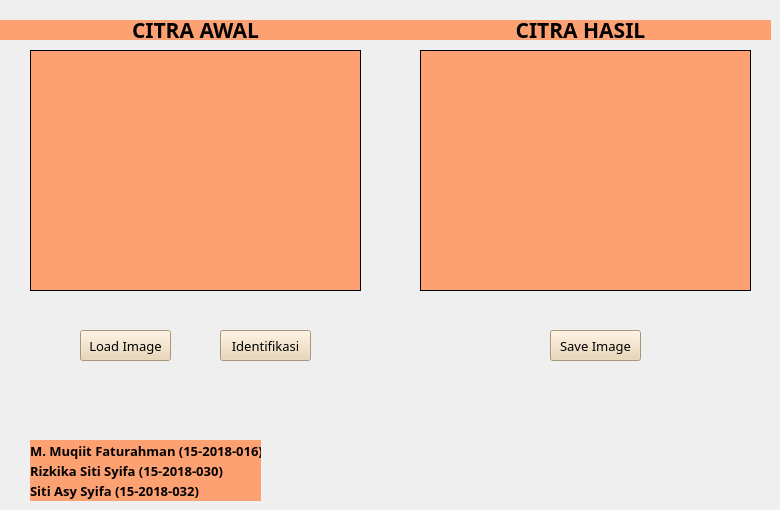
  <widget class="QWidget" name="centralwidget">
   <widget class="QLabel" name="imgLabel">
    <property name="geometry">
     <rect>
      <x>30</x>
      <y>50</y>
      <width>331</width>
      <height>241</height>
     </rect>
    </property>
    <property name="styleSheet">
     <string notr="true">background-color: rgb(253, 161, 114);</string>
    </property>
    <property name="frameShape">
     <enum>QFrame::Box</enum>
    </property>
    <property name="text">
     <string/>
    </property>
   </widget>
   <widget class="QLabel" name="hasilLabel">
    <property name="geometry">
     <rect>
      <x>420</x>
      <y>50</y>
      <width>331</width>
      <height>241</height>
     </rect>
    </property>
    <property name="styleSheet">
     <string notr="true">background-color: rgb(253, 161, 114);</string>
    </property>
    <property name="frameShape">
     <enum>QFrame::Box</enum>
    </property>
    <property name="text">
     <string/>
    </property>
   </widget>
   <widget class="QPushButton" name="btnLoad">
    <property name="geometry">
     <rect>
      <x>80</x>
      <y>330</y>
      <width>91</width>
      <height>31</height>
     </rect>
    </property>
    <property name="palette">
     <palette>
      <active>
       <colorrole role="WindowText">
        <brush brushstyle="SolidPattern">
         <color alpha="255">
          <red>0</red>
          <green>0</green>
          <blue>0</blue>
         </color>
        </brush>
       </colorrole>
       <colorrole role="Button">
        <brush brushstyle="SolidPattern">
         <color alpha="255">
          <red>234</red>
          <green>210</green>
          <blue>172</blue>
         </color>
        </brush>
       </colorrole>
       <colorrole role="Light">
        <brush brushstyle="SolidPattern">
         <color alpha="255">
          <red>137</red>
          <green>0</green>
          <blue>0</blue>
         </color>
        </brush>
       </colorrole>
       <colorrole role="Midlight">
        <brush brushstyle="SolidPattern">
         <color alpha="255">
          <red>114</red>
          <green>0</green>
          <blue>0</blue>
         </color>
        </brush>
       </colorrole>
       <colorrole role="Dark">
        <brush brushstyle="SolidPattern">
         <color alpha="255">
          <red>45</red>
          <green>0</green>
          <blue>0</blue>
         </color>
        </brush>
       </colorrole>
       <colorrole role="Mid">
        <brush brushstyle="SolidPattern">
         <color alpha="255">
          <red>60</red>
          <green>0</green>
          <blue>0</blue>
         </color>
        </brush>
       </colorrole>
       <colorrole role="Text">
        <brush brushstyle="SolidPattern">
         <color alpha="255">
          <red>0</red>
          <green>0</green>
          <blue>0</blue>
         </color>
        </brush>
       </colorrole>
       <colorrole role="BrightText">
        <brush brushstyle="SolidPattern">
         <color alpha="255">
          <red>255</red>
          <green>255</green>
          <blue>255</blue>
         </color>
        </brush>
       </colorrole>
       <colorrole role="ButtonText">
        <brush brushstyle="SolidPattern">
         <color alpha="255">
          <red>0</red>
          <green>0</green>
          <blue>0</blue>
         </color>
        </brush>
       </colorrole>
       <colorrole role="Base">
        <brush brushstyle="SolidPattern">
         <color alpha="255">
          <red>234</red>
          <green>210</green>
          <blue>172</blue>
         </color>
        </brush>
       </colorrole>
       <colorrole role="Window">
        <brush brushstyle="SolidPattern">
         <color alpha="255">
          <red>234</red>
          <green>210</green>
          <blue>172</blue>
         </color>
        </brush>
       </colorrole>
       <colorrole role="Shadow">
        <brush brushstyle="SolidPattern">
         <color alpha="255">
          <red>0</red>
          <green>0</green>
          <blue>0</blue>
         </color>
        </brush>
       </colorrole>
       <colorrole role="AlternateBase">
        <brush brushstyle="SolidPattern">
         <color alpha="255">
          <red>45</red>
          <green>0</green>
          <blue>0</blue>
         </color>
        </brush>
       </colorrole>
       <colorrole role="ToolTipBase">
        <brush brushstyle="SolidPattern">
         <color alpha="255">
          <red>255</red>
          <green>255</green>
          <blue>220</blue>
         </color>
        </brush>
       </colorrole>
       <colorrole role="ToolTipText">
        <brush brushstyle="SolidPattern">
         <color alpha="255">
          <red>0</red>
          <green>0</green>
          <blue>0</blue>
         </color>
        </brush>
       </colorrole>
       <colorrole role="PlaceholderText">
        <brush brushstyle="SolidPattern">
         <color alpha="128">
          <red>255</red>
          <green>255</green>
          <blue>255</blue>
         </color>
        </brush>
       </colorrole>
      </active>
      <inactive>
       <colorrole role="WindowText">
        <brush brushstyle="SolidPattern">
         <color alpha="255">
          <red>0</red>
          <green>0</green>
          <blue>0</blue>
         </color>
        </brush>
       </colorrole>
       <colorrole role="Button">
        <brush brushstyle="SolidPattern">
         <color alpha="255">
          <red>234</red>
          <green>210</green>
          <blue>172</blue>
         </color>
        </brush>
       </colorrole>
       <colorrole role="Light">
        <brush brushstyle="SolidPattern">
         <color alpha="255">
          <red>137</red>
          <green>0</green>
          <blue>0</blue>
         </color>
        </brush>
       </colorrole>
       <colorrole role="Midlight">
        <brush brushstyle="SolidPattern">
         <color alpha="255">
          <red>114</red>
          <green>0</green>
          <blue>0</blue>
         </color>
        </brush>
       </colorrole>
       <colorrole role="Dark">
        <brush brushstyle="SolidPattern">
         <color alpha="255">
          <red>45</red>
          <green>0</green>
          <blue>0</blue>
         </color>
        </brush>
       </colorrole>
       <colorrole role="Mid">
        <brush brushstyle="SolidPattern">
         <color alpha="255">
          <red>60</red>
          <green>0</green>
          <blue>0</blue>
         </color>
        </brush>
       </colorrole>
       <colorrole role="Text">
        <brush brushstyle="SolidPattern">
         <color alpha="255">
          <red>0</red>
          <green>0</green>
          <blue>0</blue>
         </color>
        </brush>
       </colorrole>
       <colorrole role="BrightText">
        <brush brushstyle="SolidPattern">
         <color alpha="255">
          <red>255</red>
          <green>255</green>
          <blue>255</blue>
         </color>
        </brush>
       </colorrole>
       <colorrole role="ButtonText">
        <brush brushstyle="SolidPattern">
         <color alpha="255">
          <red>0</red>
          <green>0</green>
          <blue>0</blue>
         </color>
        </brush>
       </colorrole>
       <colorrole role="Base">
        <brush brushstyle="SolidPattern">
         <color alpha="255">
          <red>234</red>
          <green>210</green>
          <blue>172</blue>
         </color>
        </brush>
       </colorrole>
       <colorrole role="Window">
        <brush brushstyle="SolidPattern">
         <color alpha="255">
          <red>234</red>
          <green>210</green>
          <blue>172</blue>
         </color>
        </brush>
       </colorrole>
       <colorrole role="Shadow">
        <brush brushstyle="SolidPattern">
         <color alpha="255">
          <red>0</red>
          <green>0</green>
          <blue>0</blue>
         </color>
        </brush>
       </colorrole>
       <colorrole role="AlternateBase">
        <brush brushstyle="SolidPattern">
         <color alpha="255">
          <red>45</red>
          <green>0</green>
          <blue>0</blue>
         </color>
        </brush>
       </colorrole>
       <colorrole role="ToolTipBase">
        <brush brushstyle="SolidPattern">
         <color alpha="255">
          <red>255</red>
          <green>255</green>
          <blue>220</blue>
         </color>
        </brush>
       </colorrole>
       <colorrole role="ToolTipText">
        <brush brushstyle="SolidPattern">
         <color alpha="255">
          <red>0</red>
          <green>0</green>
          <blue>0</blue>
         </color>
        </brush>
       </colorrole>
       <colorrole role="PlaceholderText">
        <brush brushstyle="SolidPattern">
         <color alpha="128">
          <red>255</red>
          <green>255</green>
          <blue>255</blue>
         </color>
        </brush>
       </colorrole>
      </inactive>
      <disabled>
       <colorrole role="WindowText">
        <brush brushstyle="SolidPattern">
         <color alpha="255">
          <red>0</red>
          <green>0</green>
          <blue>0</blue>
         </color>
        </brush>
       </colorrole>
       <colorrole role="Button">
        <brush brushstyle="SolidPattern">
         <color alpha="255">
          <red>234</red>
          <green>210</green>
          <blue>172</blue>
         </color>
        </brush>
       </colorrole>
       <colorrole role="Light">
        <brush brushstyle="SolidPattern">
         <color alpha="255">
          <red>137</red>
          <green>0</green>
          <blue>0</blue>
         </color>
        </brush>
       </colorrole>
       <colorrole role="Midlight">
        <brush brushstyle="SolidPattern">
         <color alpha="255">
          <red>114</red>
          <green>0</green>
          <blue>0</blue>
         </color>
        </brush>
       </colorrole>
       <colorrole role="Dark">
        <brush brushstyle="SolidPattern">
         <color alpha="255">
          <red>45</red>
          <green>0</green>
          <blue>0</blue>
         </color>
        </brush>
       </colorrole>
       <colorrole role="Mid">
        <brush brushstyle="SolidPattern">
         <color alpha="255">
          <red>60</red>
          <green>0</green>
          <blue>0</blue>
         </color>
        </brush>
       </colorrole>
       <colorrole role="Text">
        <brush brushstyle="SolidPattern">
         <color alpha="255">
          <red>0</red>
          <green>0</green>
          <blue>0</blue>
         </color>
        </brush>
       </colorrole>
       <colorrole role="BrightText">
        <brush brushstyle="SolidPattern">
         <color alpha="255">
          <red>255</red>
          <green>255</green>
          <blue>255</blue>
         </color>
        </brush>
       </colorrole>
       <colorrole role="ButtonText">
        <brush brushstyle="SolidPattern">
         <color alpha="255">
          <red>0</red>
          <green>0</green>
          <blue>0</blue>
         </color>
        </brush>
       </colorrole>
       <colorrole role="Base">
        <brush brushstyle="SolidPattern">
         <color alpha="255">
          <red>234</red>
          <green>210</green>
          <blue>172</blue>
         </color>
        </brush>
       </colorrole>
       <colorrole role="Window">
        <brush brushstyle="SolidPattern">
         <color alpha="255">
          <red>234</red>
          <green>210</green>
          <blue>172</blue>
         </color>
        </brush>
       </colorrole>
       <colorrole role="Shadow">
        <brush brushstyle="SolidPattern">
         <color alpha="255">
          <red>0</red>
          <green>0</green>
          <blue>0</blue>
         </color>
        </brush>
       </colorrole>
       <colorrole role="AlternateBase">
        <brush brushstyle="SolidPattern">
         <color alpha="255">
          <red>91</red>
          <green>0</green>
          <blue>0</blue>
         </color>
        </brush>
       </colorrole>
       <colorrole role="ToolTipBase">
        <brush brushstyle="SolidPattern">
         <color alpha="255">
          <red>255</red>
          <green>255</green>
          <blue>220</blue>
         </color>
        </brush>
       </colorrole>
       <colorrole role="ToolTipText">
        <brush brushstyle="SolidPattern">
         <color alpha="255">
          <red>0</red>
          <green>0</green>
          <blue>0</blue>
         </color>
        </brush>
       </colorrole>
       <colorrole role="PlaceholderText">
        <brush brushstyle="SolidPattern">
         <color alpha="128">
          <red>255</red>
          <green>255</green>
          <blue>255</blue>
         </color>
        </brush>
       </colorrole>
      </disabled>
     </palette>
    </property>
    <property name="font">
     <font>
      <family>Gadugi</family>
      <pointsize>10</pointsize>
      <weight>50</weight>
      <bold>false</bold>
     </font>
    </property>
    <property name="styleSheet">
     <string notr="true">background-color: rgb(234, 210, 172);
color: rgb(0, 0, 0);</string>
    </property>
    <property name="text">
     <string>Load Image</string>
    </property>
   </widget>
   <widget class="QPushButton" name="btnSave">
    <property name="geometry">
     <rect>
      <x>550</x>
      <y>330</y>
      <width>91</width>
      <height>31</height>
     </rect>
    </property>
    <property name="font">
     <font>
      <family>Gadugi</family>
      <pointsize>10</pointsize>
     </font>
    </property>
    <property name="styleSheet">
     <string notr="true">background-color: rgb(234, 210, 172);
color: rgb(0, 0, 0);</string>
    </property>
    <property name="text">
     <string>Save Image</string>
    </property>
   </widget>
   <widget class="QLabel" name="label_citra_awal">
    <property name="geometry">
     <rect>
      <x>0</x>
      <y>20</y>
      <width>391</width>
      <height>20</height>
     </rect>
    </property>
    <property name="font">
     <font>
      <family>Gadugi</family>
      <pointsize>16</pointsize>
      <weight>75</weight>
      <bold>true</bold>
     </font>
    </property>
    <property name="layoutDirection">
     <enum>Qt::LeftToRight</enum>
    </property>
    <property name="styleSheet">
     <string notr="true">background-color: rgb(253, 161, 114);</string>
    </property>
    <property name="frameShape">
     <enum>QFrame::NoFrame</enum>
    </property>
    <property name="frameShadow">
     <enum>QFrame::Plain</enum>
    </property>
    <property name="text">
     <string>CITRA AWAL</string>
    </property>
    <property name="alignment">
     <set>Qt::AlignCenter</set>
    </property>
   </widget>
   <widget class="QLabel" name="label_citra_hasil">
    <property name="geometry">
     <rect>
      <x>390</x>
      <y>20</y>
      <width>381</width>
      <height>20</height>
     </rect>
    </property>
    <property name="font">
     <font>
      <family>Gadugi</family>
      <pointsize>16</pointsize>
      <weight>75</weight>
      <bold>true</bold>
     </font>
    </property>
    <property name="styleSheet">
     <string notr="true">background-color: rgb(253, 161, 114);</string>
    </property>
    <property name="text">
     <string>CITRA HASIL</string>
    </property>
    <property name="alignment">
     <set>Qt::AlignCenter</set>
    </property>
   </widget>
   <widget class="QPushButton" name="btnIdentifikasi">
    <property name="geometry">
     <rect>
      <x>220</x>
      <y>330</y>
      <width>91</width>
      <height>31</height>
     </rect>
    </property>
    <property name="font">
     <font>
      <family>Gadugi</family>
      <pointsize>10</pointsize>
     </font>
    </property>
    <property name="styleSheet">
     <string notr="true">background-color: rgb(234, 210, 172);</string>
    </property>
    <property name="text">
     <string>Identifikasi</string>
    </property>
   </widget>
   <widget class="QLabel" name="label">
    <property name="geometry">
     <rect>
      <x>30</x>
      <y>440</y>
      <width>231</width>
      <height>21</height>
     </rect>
    </property>
    <property name="font">
     <font>
      <family>Gadugi</family>
      <pointsize>10</pointsize>
      <weight>75</weight>
      <bold>true</bold>
     </font>
    </property>
    <property name="styleSheet">
     <string notr="true">background-color: rgb(204, 88, 1);
background-color: rgb(253, 161, 114);</string>
    </property>
    <property name="text">
     <string>M. Muqiit Faturahman (15-2018-016)</string>
    </property>
   </widget>
   <widget class="QLabel" name="label_2">
    <property name="geometry">
     <rect>
      <x>30</x>
      <y>460</y>
      <width>231</width>
      <height>21</height>
     </rect>
    </property>
    <property name="font">
     <font>
      <family>Gadugi</family>
      <pointsize>10</pointsize>
      <weight>75</weight>
      <bold>true</bold>
     </font>
    </property>
    <property name="styleSheet">
     <string notr="true">background-color: rgb(253, 161, 114);</string>
    </property>
    <property name="text">
     <string>Rizkika Siti Syifa (15-2018-030)</string>
    </property>
   </widget>
   <widget class="QLabel" name="label_3">
    <property name="geometry">
     <rect>
      <x>30</x>
      <y>480</y>
      <width>231</width>
      <height>21</height>
     </rect>
    </property>
    <property name="font">
     <font>
      <family>Gadugi</family>
      <pointsize>10</pointsize>
      <weight>75</weight>
      <bold>true</bold>
     </font>
    </property>
    <property name="styleSheet">
     <string notr="true">background-color: rgb(253, 161, 114);</string>
    </property>
    <property name="text">
     <string>Siti Asy Syifa (15-2018-032)</string>
    </property>
   </widget>
   <widget class="QLabel" name="label_4">
    <property name="geometry">
     <rect>
      <x>90</x>
      <y>10</y>
      <width>201</width>
      <height>20</height>
     </rect>
    </property>
    <property name="text">
     <string/>
    </property>
   </widget>
   <zorder>imgLabel</zorder>
   <zorder>hasilLabel</zorder>
   <zorder>btnLoad</zorder>
   <zorder>btnSave</zorder>
   <zorder>label_citra_hasil</zorder>
   <zorder>btnIdentifikasi</zorder>
   <zorder>label</zorder>
   <zorder>label_2</zorder>
   <zorder>label_3</zorder>
   <zorder>label_4</zorder>
   <zorder>label_citra_awal</zorder>
  </widget>
